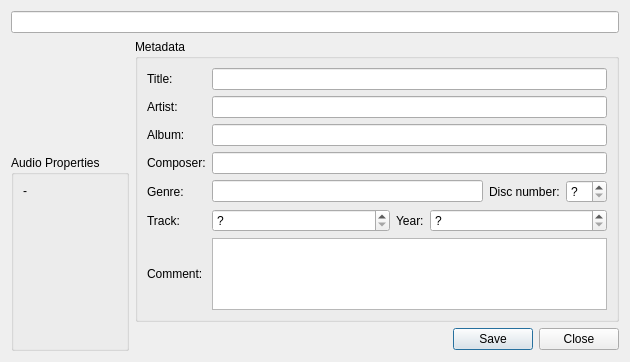
<?xml version="1.0" encoding="UTF-8"?>
<ui version="4.0">
 <class>AbstractDetailsDialog</class>
 <widget class="QDialog" name="AbstractDetailsDialog">
  <property name="geometry">
   <rect>
    <x>0</x>
    <y>0</y>
    <width>630</width>
    <height>362</height>
   </rect>
  </property>
  <property name="windowTitle">
   <string>Details</string>
  </property>
  <layout class="QGridLayout" name="gridLayout">
   <item row="0" column="0" colspan="4">
    <widget class="QLineEdit" name="pathLineEdit"/>
   </item>
   <item row="1" column="0">
    <widget class="CoverWidget" name="coverWidget" native="true">
     <property name="sizePolicy">
      <sizepolicy hsizetype="Fixed" vsizetype="Fixed">
       <horstretch>0</horstretch>
       <verstretch>0</verstretch>
      </sizepolicy>
     </property>
     <property name="minimumSize">
      <size>
       <width>110</width>
       <height>110</height>
      </size>
     </property>
     <property name="maximumSize">
      <size>
       <width>110</width>
       <height>110</height>
      </size>
     </property>
    </widget>
   </item>
   <item row="1" column="2" rowspan="2" colspan="2">
    <widget class="QGroupBox" name="tagGroupBox">
     <property name="title">
      <string>Metadata</string>
     </property>
     <layout class="QGridLayout" name="gridLayout_2">
      <item row="0" column="0">
       <widget class="QLabel" name="label_47">
        <property name="sizePolicy">
         <sizepolicy hsizetype="Preferred" vsizetype="Preferred">
          <horstretch>0</horstretch>
          <verstretch>0</verstretch>
         </sizepolicy>
        </property>
        <property name="text">
         <string>Title:</string>
        </property>
        <property name="alignment">
         <set>Qt::AlignLeading|Qt::AlignLeft|Qt::AlignVCenter</set>
        </property>
       </widget>
      </item>
      <item row="0" column="1">
       <widget class="QLineEdit" name="titleLineEdit">
        <property name="sizePolicy">
         <sizepolicy hsizetype="Expanding" vsizetype="Fixed">
          <horstretch>0</horstretch>
          <verstretch>0</verstretch>
         </sizepolicy>
        </property>
       </widget>
      </item>
      <item row="1" column="0">
       <widget class="QLabel" name="label_43">
        <property name="sizePolicy">
         <sizepolicy hsizetype="Preferred" vsizetype="Preferred">
          <horstretch>0</horstretch>
          <verstretch>0</verstretch>
         </sizepolicy>
        </property>
        <property name="text">
         <string>Artist:</string>
        </property>
        <property name="alignment">
         <set>Qt::AlignLeading|Qt::AlignLeft|Qt::AlignVCenter</set>
        </property>
       </widget>
      </item>
      <item row="1" column="1">
       <widget class="QLineEdit" name="artistLineEdit">
        <property name="sizePolicy">
         <sizepolicy hsizetype="Expanding" vsizetype="Fixed">
          <horstretch>0</horstretch>
          <verstretch>0</verstretch>
         </sizepolicy>
        </property>
       </widget>
      </item>
      <item row="2" column="0">
       <widget class="QLabel" name="label_45">
        <property name="sizePolicy">
         <sizepolicy hsizetype="Preferred" vsizetype="Preferred">
          <horstretch>0</horstretch>
          <verstretch>0</verstretch>
         </sizepolicy>
        </property>
        <property name="text">
         <string>Album:</string>
        </property>
        <property name="alignment">
         <set>Qt::AlignLeading|Qt::AlignLeft|Qt::AlignVCenter</set>
        </property>
       </widget>
      </item>
      <item row="2" column="1">
       <widget class="QLineEdit" name="albumLineEdit">
        <property name="sizePolicy">
         <sizepolicy hsizetype="Expanding" vsizetype="Fixed">
          <horstretch>0</horstretch>
          <verstretch>0</verstretch>
         </sizepolicy>
        </property>
        <property name="text">
         <string/>
        </property>
       </widget>
      </item>
      <item row="3" column="0">
       <widget class="QLabel" name="label_8">
        <property name="text">
         <string>Composer:</string>
        </property>
       </widget>
      </item>
      <item row="3" column="1">
       <widget class="QLineEdit" name="composerLineEdit"/>
      </item>
      <item row="4" column="0">
       <widget class="QLabel" name="label_46">
        <property name="sizePolicy">
         <sizepolicy hsizetype="Preferred" vsizetype="Preferred">
          <horstretch>0</horstretch>
          <verstretch>0</verstretch>
         </sizepolicy>
        </property>
        <property name="text">
         <string>Genre:</string>
        </property>
        <property name="alignment">
         <set>Qt::AlignLeading|Qt::AlignLeft|Qt::AlignVCenter</set>
        </property>
       </widget>
      </item>
      <item row="4" column="1">
       <layout class="QHBoxLayout" name="horizontalLayout">
        <item>
         <widget class="QLineEdit" name="genreLineEdit">
          <property name="sizePolicy">
           <sizepolicy hsizetype="Expanding" vsizetype="Fixed">
            <horstretch>0</horstretch>
            <verstretch>0</verstretch>
           </sizepolicy>
          </property>
         </widget>
        </item>
        <item>
         <widget class="QLabel" name="label_11">
          <property name="sizePolicy">
           <sizepolicy hsizetype="Preferred" vsizetype="Preferred">
            <horstretch>0</horstretch>
            <verstretch>0</verstretch>
           </sizepolicy>
          </property>
          <property name="text">
           <string>Disc number:</string>
          </property>
         </widget>
        </item>
        <item>
         <widget class="QSpinBox" name="discSpinBox">
          <property name="specialValueText">
           <string notr="true">?</string>
          </property>
         </widget>
        </item>
       </layout>
      </item>
      <item row="5" column="0">
       <widget class="QLabel" name="label_42">
        <property name="sizePolicy">
         <sizepolicy hsizetype="Preferred" vsizetype="Preferred">
          <horstretch>0</horstretch>
          <verstretch>0</verstretch>
         </sizepolicy>
        </property>
        <property name="text">
         <string>Track:</string>
        </property>
        <property name="alignment">
         <set>Qt::AlignLeading|Qt::AlignLeft|Qt::AlignVCenter</set>
        </property>
       </widget>
      </item>
      <item row="5" column="1">
       <layout class="QHBoxLayout" name="horizontalLayout_2">
        <item>
         <widget class="QSpinBox" name="trackSpinBox">
          <property name="sizePolicy">
           <sizepolicy hsizetype="Expanding" vsizetype="Fixed">
            <horstretch>0</horstretch>
            <verstretch>0</verstretch>
           </sizepolicy>
          </property>
          <property name="specialValueText">
           <string notr="true">?</string>
          </property>
         </widget>
        </item>
        <item>
         <widget class="QLabel" name="label_44">
          <property name="sizePolicy">
           <sizepolicy hsizetype="Preferred" vsizetype="Preferred">
            <horstretch>0</horstretch>
            <verstretch>0</verstretch>
           </sizepolicy>
          </property>
          <property name="text">
           <string>Year:</string>
          </property>
          <property name="alignment">
           <set>Qt::AlignLeading|Qt::AlignLeft|Qt::AlignVCenter</set>
          </property>
         </widget>
        </item>
        <item>
         <widget class="QSpinBox" name="yearSpinBox">
          <property name="sizePolicy">
           <sizepolicy hsizetype="Expanding" vsizetype="Fixed">
            <horstretch>0</horstretch>
            <verstretch>0</verstretch>
           </sizepolicy>
          </property>
          <property name="specialValueText">
           <string notr="true">?</string>
          </property>
          <property name="suffix">
           <string/>
          </property>
          <property name="maximum">
           <number>2012</number>
          </property>
         </widget>
        </item>
       </layout>
      </item>
      <item row="6" column="0">
       <widget class="QLabel" name="label_48">
        <property name="sizePolicy">
         <sizepolicy hsizetype="Preferred" vsizetype="Preferred">
          <horstretch>0</horstretch>
          <verstretch>0</verstretch>
         </sizepolicy>
        </property>
        <property name="text">
         <string>Comment:</string>
        </property>
        <property name="alignment">
         <set>Qt::AlignLeading|Qt::AlignLeft|Qt::AlignVCenter</set>
        </property>
       </widget>
      </item>
      <item row="6" column="1">
       <widget class="QTextBrowser" name="commentBrowser">
        <property name="readOnly">
         <bool>false</bool>
        </property>
        <property name="html">
         <string>&lt;!DOCTYPE HTML PUBLIC &quot;-//W3C//DTD HTML 4.0//EN&quot; &quot;http://www.w3.org/TR/REC-html40/strict.dtd&quot;&gt;
&lt;html&gt;&lt;head&gt;&lt;meta name=&quot;qrichtext&quot; content=&quot;1&quot; /&gt;&lt;style type=&quot;text/css&quot;&gt;
p, li { white-space: pre-wrap; }
&lt;/style&gt;&lt;/head&gt;&lt;body style=&quot; font-family:'Arial'; font-size:10pt; font-weight:400; font-style:normal;&quot;&gt;
&lt;p style=&quot;-qt-paragraph-type:empty; margin-top:0px; margin-bottom:0px; margin-left:0px; margin-right:0px; -qt-block-indent:0; text-indent:0px;&quot;&gt;&lt;/p&gt;&lt;/body&gt;&lt;/html&gt;</string>
        </property>
       </widget>
      </item>
     </layout>
    </widget>
   </item>
   <item row="2" column="0" rowspan="2" colspan="2">
    <widget class="QGroupBox" name="groupBox_2">
     <property name="sizePolicy">
      <sizepolicy hsizetype="Expanding" vsizetype="Expanding">
       <horstretch>0</horstretch>
       <verstretch>0</verstretch>
      </sizepolicy>
     </property>
     <property name="minimumSize">
      <size>
       <width>0</width>
       <height>0</height>
      </size>
     </property>
     <property name="title">
      <string>Audio Properties</string>
     </property>
     <layout class="QVBoxLayout" name="verticalLayout">
      <item>
       <widget class="QLabel" name="propertiesLabel">
        <property name="text">
         <string>-</string>
        </property>
        <property name="alignment">
         <set>Qt::AlignLeading|Qt::AlignLeft|Qt::AlignTop</set>
        </property>
       </widget>
      </item>
     </layout>
    </widget>
   </item>
   <item row="3" column="2">
    <spacer name="horizontalSpacer">
     <property name="orientation">
      <enum>Qt::Horizontal</enum>
     </property>
     <property name="sizeHint" stdset="0">
      <size>
       <width>192</width>
       <height>23</height>
      </size>
     </property>
    </spacer>
   </item>
   <item row="3" column="3">
    <widget class="QDialogButtonBox" name="buttonBox">
     <property name="standardButtons">
      <set>QDialogButtonBox::Close|QDialogButtonBox::Save</set>
     </property>
    </widget>
   </item>
  </layout>
 </widget>
 <customwidgets>
  <customwidget>
   <class>CoverWidget</class>
   <extends>QWidget</extends>
   <header>coverwidget.h</header>
   <container>1</container>
  </customwidget>
 </customwidgets>
 <resources/>
 <connections/>
</ui>
